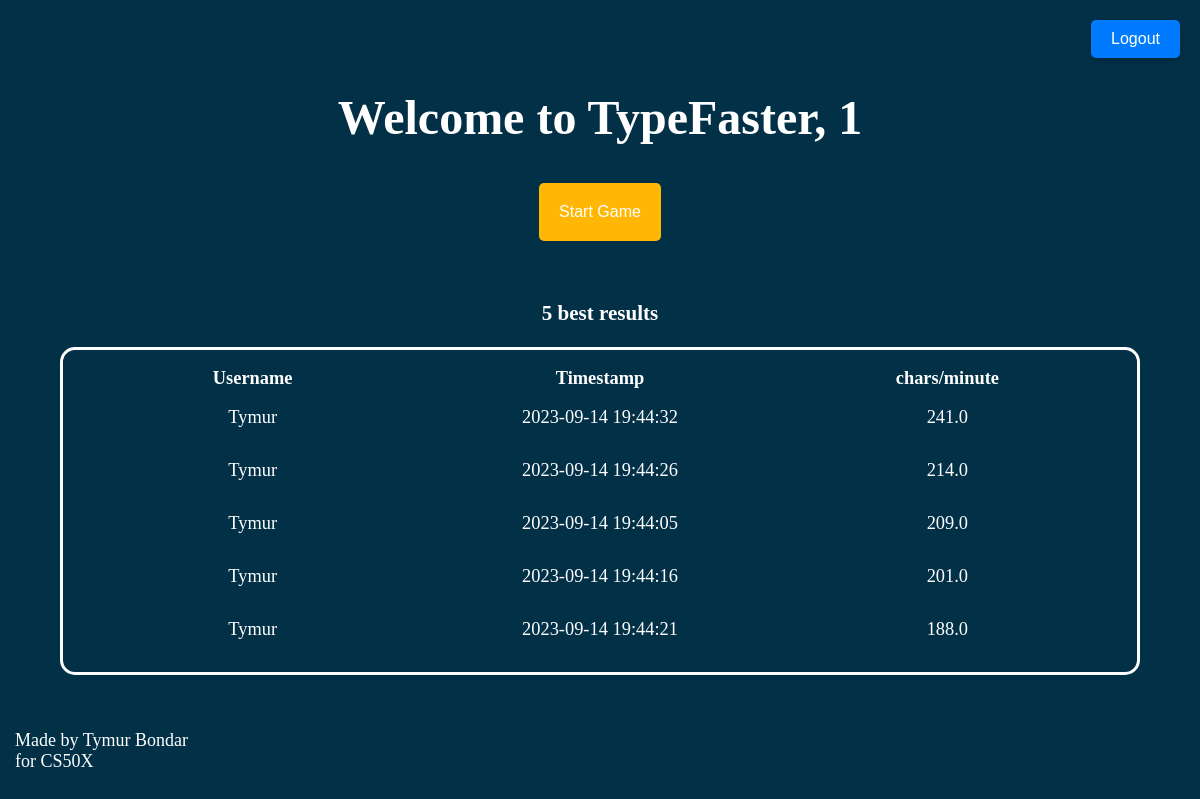
Before: /home (signed in) with the older database file.
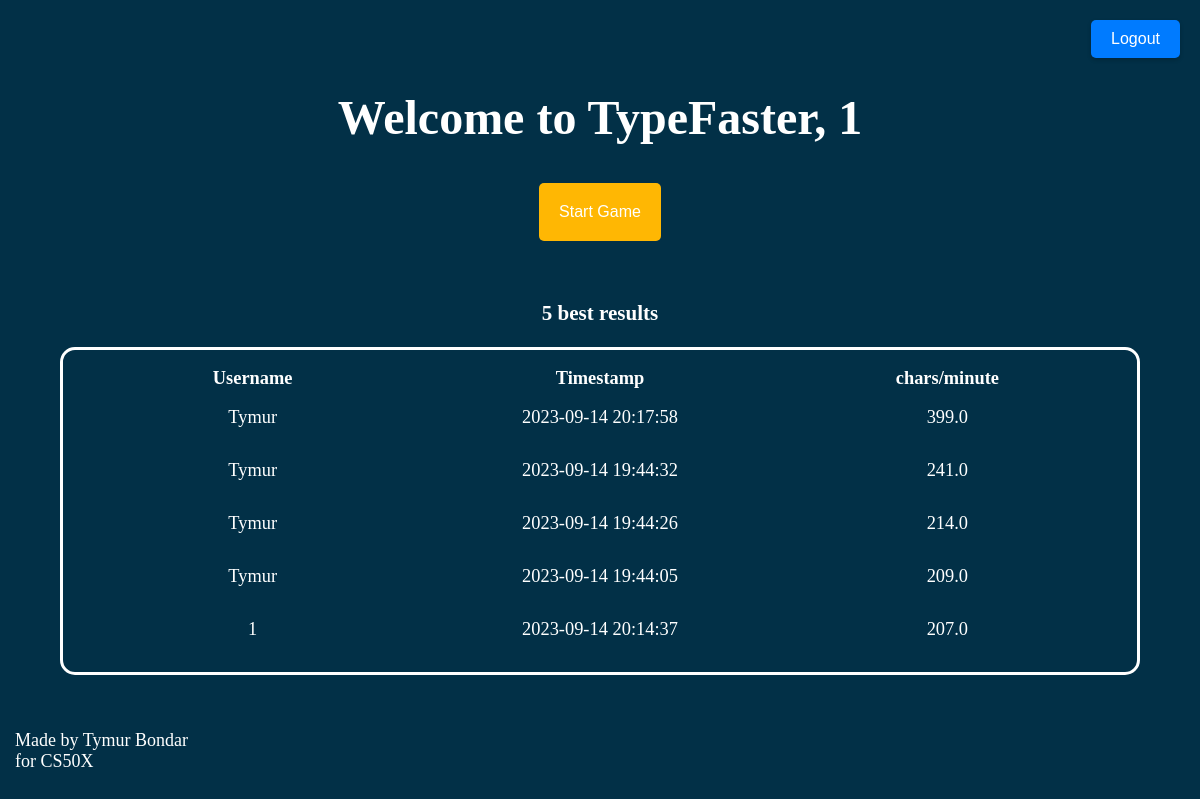
After: the same page with the newer database file.
### tables this page shows
CREATE TABLE games (
    game_id INTEGER PRIMARY KEY,
    username TEXT, -- Store the username instead of user_id
    result REAL,
    accuracy REAL CHECK (accuracy >= 0 AND accuracy <= 100),
    timestamp DATETIME DEFAULT CURRENT_TIMESTAMP,
    score REAL,
    FOREIGN KEY (username) REFERENCES users (username) -- Establish a foreign key relationship with the "users" table
);

### app.py (the view)
@app.route('/home')
@login_required
def home():
    user_id = session['user_id']
    with get_db_connection() as con:
        cur = con.cursor()
        cur.execute("SELECT username FROM users WHERE rowid = ?;", (user_id,))
        user_data = cur.fetchone()
        cur.execute("SELECT * FROM games ORDER BY score DESC LIMIT 5;")
        games = cur.fetchall()
        if user_data:
            username = user_data[0]
        else:
            username = None
    return render_template("home.html", username=username, games = games)

### app.py (called while the page is built)
def get_db_connection():
    return sqlite3.connect("typefaster.db")

### helpers.py (called while the page is built)
def login_required(f):
    @wraps(f)
    def decorated_function(*args, **kwargs):
        if session.get("user_id") is None:
            return redirect("/login")
        return f(*args, **kwargs)
    return decorated_function

### templates/home.html
{% extends "index.html" %}
{%block main%}
<button id="logout" onclick="location.href='/logout'">Logout</button>
<h1 class="heading" id="home-heading">Welcome to TypeFaster, {{ username }}</h1>
<button id="startgame" class="submit_button" onclick="location.href='/game'">Start Game</button>
<h3>5 best results</h3>
<table>
    <tr>
        <th>Username</th>
        <th>Timestamp</th>
        <th>chars/minute</th>
    </tr>
    {% for game in games %}
    <tr>
        <td>{{ game[1] }}</td>
        <td>{{ game[4] }}</td>
        <td>{{ game[2] }}</td>
    </tr>
    {% endfor %}
</table>
{% endblock %}

### templates/index.html (shortened to what this page needs)
<!DOCTYPE html>
<html>
    <head>
        <link rel="stylesheet" type="text/css" href="{{ url_for('static',filename='styles.css') }}">
    </head>
    <body>
        <main class="container">
            {% block main %}{% endblock %}
        </main>
            <footer>
                <p>Made by Tymur Bondar <br> for CS50X</p>
            </footer>
    </body>
</html>

### static/styles.css (style rules this page uses)
body { background: #023047; color: white; margin: 0; padding: 0; font-size: 18px; }
.container { display: flex; flex-direction: column; justify-content: center; align-items: center; height: 80vh; }
.heading { border-radius: 5px; font-size: 3rem; }
footer { position: fixed; left: 15px; bottom: 10px; text-align: left; }
.submit_button { padding: 10px; margin: 5px; background-color: #007bff; color: #fff; border: none; border-radius: 5px; font-size: 16px; cursor: pointer; transition: background-color 0.3s; }
#logout { position: fixed; top: 20px; right: 20px; padding: 10px 20px; background-color: #007bff; color: #fff; border: none; border-radius: 5px; cursor: pointer; text-align: center; text-decoration: none; font-size: 16px; transition: background-color 0.3s ease; box-shadow: 0 2px 4px rgba(0, 0, 0, 0.2); }
#startgame { background-color: #ffb703; padding: 20px; }
table { width: 90%; padding: 15px; border-radius: 15px; border: solid white; table-layout: fixed; font-size: 1.15rem; }
td { border: none; text-align: center; vertical-align: middle; width: 30%; padding: 15px; border-radius: 10px; }
th { text-align: center; }
h3 { margin-top: 55px; }
#home-heading { margin-top: 125px; }

Changed rows visible on the page:
no longer on this page (row unchanged): games: username "Tymur", timestamp "2023-09-14 19:44:16", result "201.0"
no longer on this page (row unchanged): games: username "Tymur", timestamp "2023-09-14 19:44:21", result "188.0"
added games: username "Tymur", timestamp "2023-09-14 20:17:58", result "399.0"
added games: username "1", timestamp "2023-09-14 20:14:37", result "207.0"
